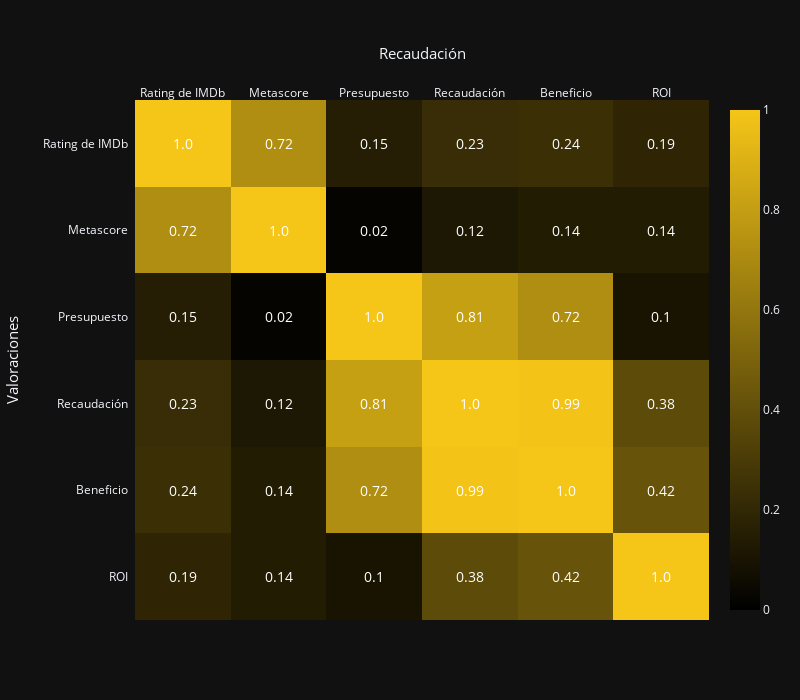

Notebook source saved alongside this figure:
### Markdown cell above
## Matriz de 6x6 variables

### Code cell
import plotly.figure_factory as ff

fig = ff.create_annotated_heatmap(corr_6x6.round(2).to_numpy().tolist(),
                x=['Rating de IMDb', 'Metascore', 'Presupuesto', 'Recaudación', 'Beneficio', 'ROI'],
                y=['Rating de IMDb', 'Metascore', 'Presupuesto', 'Recaudación', 'Beneficio', 'ROI'],
                colorscale=[[0, "black"], [1, '#f5c518']],
                font_colors = ['white'],
                showscale=True,
                zmin=0, zmax=1,
               )

fig.update_layout(width=800, height=700,  template="plotly_dark"
                 )

fig.update_xaxes(
    title_text = "Recaudación",
    title_font = {"size": 15},
    title_standoff = 20,
)

fig.update_yaxes(
    title_text = "Valoraciones",
    title_font = {"size": 15},
    title_standoff = 20,
    autorange="reversed"
)    

# Make text size bigger
for i in range(len(fig.layout.annotations)):
    fig.layout.annotations[i].font.size = 14
    
fig.show()

### Figure 1 — Plotly figure (JSON) as saved in the notebook; plotly's stock layout.template omitted (floating-point values rounded to 4 significant figures)
{"data": [{"colorscale": [[0, "black"], [1, "#f5c518"]], "reversescale": false, "showscale": true, "type": "heatmap", "x": ["Rating de IMDb", "Metascore", "Presupuesto", "Recaudación", "Beneficio", "ROI"], "y": ["Rating de IMDb", "Metascore", "Presupuesto", "Recaudación", "Beneficio", "ROI"], "z": [[1, 0.72, 0.15, 0.23, 0.24, 0.19], [0.72, 1, 0.02, 0.12, 0.14, 0.14], [0.15, 0.02, 1, 0.81, 0.72, 0.1], [0.23, 0.12, 0.81, 1, 0.99, 0.38], [0.24, 0.14, 0.72, 0.99, 1, 0.42], [0.19, 0.14, 0.1, 0.38, 0.42, 1]], "zmax": 1, "zmin": 0}], "layout": {"annotations": [{"font": {"color": "white", "size": 14}, "showarrow": false, "text": "1.0", "x": "Rating de IMDb", "xref": "x", "y": "Rating de IMDb", "yref": "y"}, {"font": {"color": "white", "size": 14}, "showarrow": false, "text": "0.72", "x": "Metascore", "xref": "x", "y": "Rating de IMDb", "yref": "y"}, {"font": {"color": "white", "size": 14}, "showarrow": false, "text": "0.15", "x": "Presupuesto", "xref": "x", "y": "Rating de IMDb", "yref": "y"}, {"font": {"color": "white", "size": 14}, "showarrow": false, "text": "0.23", "x": "Recaudación", "xref": "x", "y": "Rating de IMDb", "yref": "y"}, {"font": {"color": "white", "size": 14}, "showarrow": false, "text": "0.24", "x": "Beneficio", "xref": "x", "y": "Rating de IMDb", "yref": "y"}, {"font": {"color": "white", "size": 14}, "showarrow": false, "text": "0.19", "x": "ROI", "xref": "x", "y": "Rating de IMDb", "yref": "y"}, {"font": {"color": "white", "size": 14}, "showarrow": false, "text": "0.72", "x": "Rating de IMDb", "xref": "x", "y": "Metascore", "yref": "y"}, {"font": {"color": "white", "size": 14}, "showarrow": false, "text": "1.0", "x": "Metascore", "xref": "x", "y": "Metascore", "yref": "y"}, {"font": {"color": "white", "size": 14}, "showarrow": false, "text": "0.02", "x": "Presupuesto", "xref": "x", "y": "Metascore", "yref": "y"}, {"font": {"color": "white", "size": 14}, "showarrow": false, "text": "0.12", "x": "Recaudación", "xref": "x", "y": "Metascore", "yref": "y"}, {"font": {"color": "white", "size": 14}, "showarrow": false, "text": "0.14", "x": "Beneficio", "xref": "x", "y": "Metascore", "yref": "y"}, {"font": {"color": "white", "size": 14}, "showarrow": false, "text": "0.14", "x": "ROI", "xref": "x", "y": "Metascore", "yref": "y"}, {"font": {"color": "white", "size": 14}, "showarrow": false, "text": "0.15", "x": "Rating de IMDb", "xref": "x", "y": "Presupuesto", "yref": "y"}, {"font": {"color": "white", "size": 14}, "showarrow": false, "text": "0.02", "x": "Metascore", "xref": "x", "y": "Presupuesto", "yref": "y"}, {"font": {"color": "white", "size": 14}, "showarrow": false, "text": "1.0", "x": "Presupuesto", "xref": "x", "y": "Presupuesto", "yref": "y"}, {"font": {"color": "white", "size": 14}, "showarrow": false, "text": "0.81", "x": "Recaudación", "xref": "x", "y": "Presupuesto", "yref": "y"}, {"font": {"color": "white", "size": 14}, "showarrow": false, "text": "0.72", "x": "Beneficio", "xref": "x", "y": "Presupuesto", "yref": "y"}, {"font": {"color": "white", "size": 14}, "showarrow": false, "text": "0.1", "x": "ROI", "xref": "x", "y": "Presupuesto", "yref": "y"}, {"font": {"color": "white", "size": 14}, "showarrow": false, "text": "0.23", "x": "Rating de IMDb", "xref": "x", "y": "Recaudación", "yref": "y"}, {"font": {"color": "white", "size": 14}, "showarrow": false, "text": "0.12", "x": "Metascore", "xref": "x", "y": "Recaudación", "yref": "y"}, {"font": {"color": "white", "size": 14}, "showarrow": false, "text": "0.81", "x": "Presupuesto", "xref": "x", "y": "Recaudación", "yref": "y"}, {"font": {"color": "white", "size": 14}, "showarrow": false, "text": "1.0", "x": "Recaudación", "xref": "x", "y": "Recaudación", "yref": "y"}, {"font": {"color": "white", "size": 14}, "showarrow": false, "text": "0.99", "x": "Beneficio", "xref": "x", "y": "Recaudación", "yref": "y"}, {"font": {"color": "white", "size": 14}, "showarrow": false, "text": "0.38", "x": "ROI", "xref": "x", "y": "Recaudación", "yref": "y"}, {"font": {"color": "white", "size": 14}, "showarrow": false, "text": "0.24", "x": "Rating de IMDb", "xref": "x", "y": "Beneficio", "yref": "y"}, {"font": {"color": "white", "size": 14}, "showarrow": false, "text": "0.14", "x": "Metascore", "xref": "x", "y": "Beneficio", "yref": "y"}, {"font": {"color": "white", "size": 14}, "showarrow": false, "text": "0.72", "x": "Presupuesto", "xref": "x", "y": "Beneficio", "yref": "y"}, {"font": {"color": "white", "size": 14}, "showarrow": false, "text": "0.99", "x": "Recaudación", "xref": "x", "y": "Beneficio", "yref": "y"}, {"font": {"color": "white", "size": 14}, "showarrow": false, "text": "1.0", "x": "Beneficio", "xref": "x", "y": "Beneficio", "yref": "y"}, {"font": {"color": "white", "size": 14}, "showarrow": false, "text": "0.42", "x": "ROI", "xref": "x", "y": "Beneficio", "yref": "y"}, {"font": {"color": "white", "size": 14}, "showarrow": false, "text": "0.19", "x": "Rating de IMDb", "xref": "x", "y": "ROI", "yref": "y"}, {"font": {"color": "white", "size": 14}, "showarrow": false, "text": "0.14", "x": "Metascore", "xref": "x", "y": "ROI", "yref": "y"}, {"font": {"color": "white", "size": 14}, "showarrow": false, "text": "0.1", "x": "Presupuesto", "xref": "x", "y": "ROI", "yref": "y"}, {"font": {"color": "white", "size": 14}, "showarrow": false, "text": "0.38", "x": "Recaudación", "xref": "x", "y": "ROI", "yref": "y"}, {"font": {"color": "white", "size": 14}, "showarrow": false, "text": "0.42", "x": "Beneficio", "xref": "x", "y": "ROI", "yref": "y"}, {"font": {"color": "white", "size": 14}, "showarrow": false, "text": "1.0", "x": "ROI", "xref": "x", "y": "ROI", "yref": "y"}], "height": 700, "width": 800, "xaxis": {"autorange": true, "dtick": 1, "gridcolor": "rgb(0, 0, 0)", "range": [-0.5, 5.5], "side": "top", "ticks": "", "title": {"font": {"size": 15}, "standoff": 20, "text": "Recaudación"}, "type": "category"}, "yaxis": {"autorange": true, "dtick": 1, "range": [5.5, -0.5], "ticks": "", "ticksuffix": "  ", "title": {"font": {"size": 15}, "standoff": 20, "text": "Valoraciones"}, "type": "category"}}}
